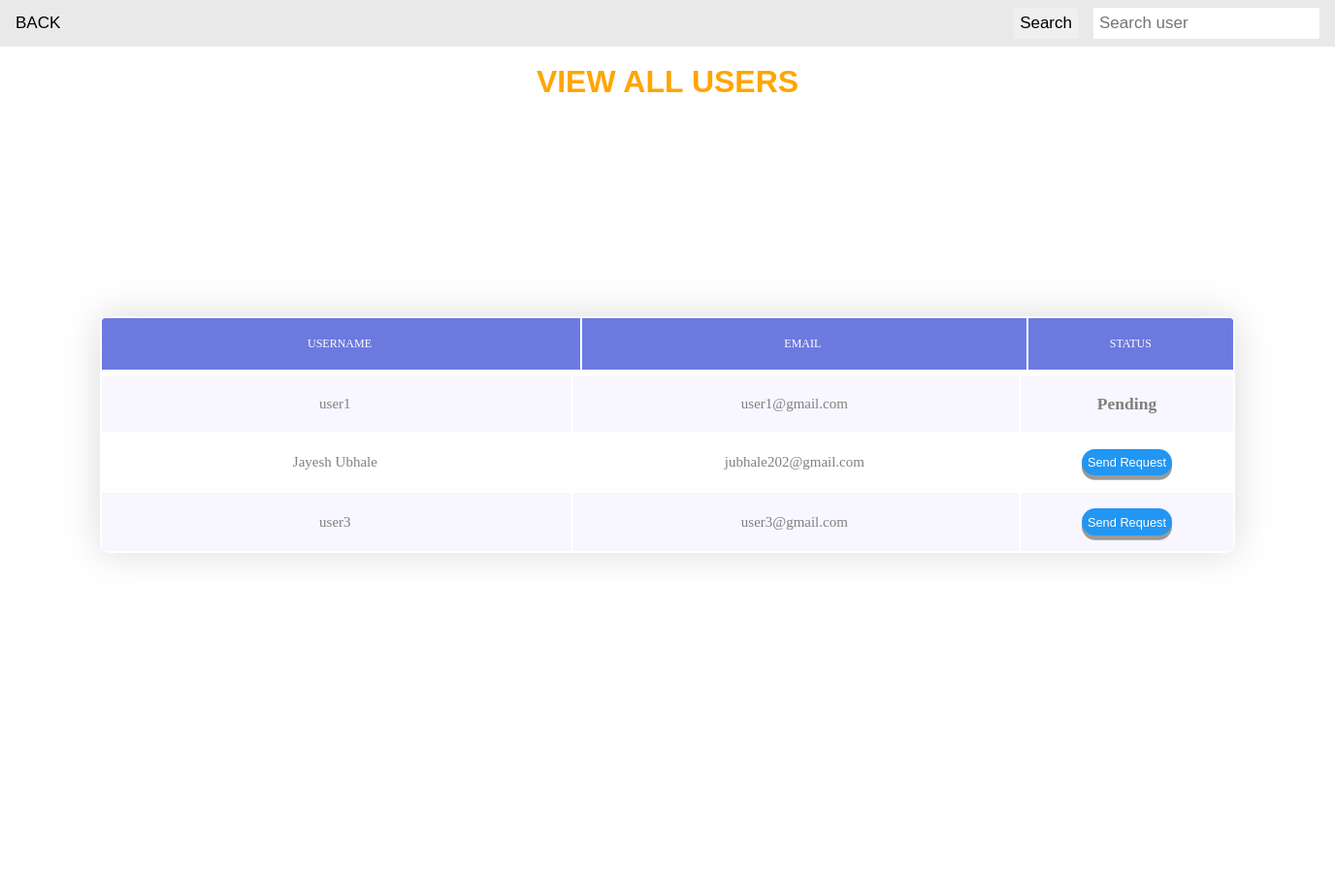
Page /user_view_users on the committed database.
### models.py (models this page shows)
class Users(Base):
    __tablename__ = 'Users'
    id = Column(Integer,primary_key=True,index=True)
    username = Column(String,unique=True)
    email = Column(String)
    password = Column(String)
    phone_number = Column(Integer)
    occupation = Column(String)
    friends = Column(String)

### routers/user.py (the view)
@router.get('view_users',response_class=HTMLResponse)
def view_user(request:Request,db:Session=Depends(get_db)):
    users_list = db.query(models.Users,models.Users_S_Req).join(models.Users_S_Req,models.Users_S_Req.uid == models.Users.id,full=True).all()
    req_list = []
    for index,user in enumerate(users_list):
        if user["Users"].id == Getset.get_uid():
            if user["Users_S_Req"]:
                req_list = user["Users_S_Req"].sent_reqs.split(',')
                if '' in req_list:
                    req_list.remove('')
                req_list = [int(i) for i in req_list]
                Getset.set_req_list(req_list)
            users_list.pop(index)
            break
    new_users_list = [l[0] for l in users_list]
    OpDB.rec_requests(db)
    return templates.TemplateResponse('searchUser.html',{'request':request,'users_list':new_users_list,'req_list':req_list,'bool':True})

### templates/searchUser.html (shortened to what this page needs)
<html>
<head>
<link rel="stylesheet" type="text/css" href="{{url_for('static',path='/css/util.css')}}">
	<link rel="stylesheet" type="text/css" href="{{url_for('static',path='/css/main.css')}}">
</head>
<body>
	<form action="user_search_users" method="get">
		<div class="topnav">
			<a href="user_menu">BACK</a>
			<input type="text" placeholder="Search user" name="search_value">
			<input type="submit" value="Search">
		</div><br>
		<h1>VIEW ALL USERS</h1>
	</form>
<div class="limiter">
		<div class="container-table100">
			<div class="wrap-table100">
				<div class="table100 ver1 m-b-110">
					<div class="table100-head">
					<table>
							<tbody >
								<tr class="row100 head">
									<th class="cell100 column3" >USERNAME</th>
									<th class="cell100 column2">EMAIL</th>
									<th class="cell100 column1">STATUS</th>
								</tr>
							</tbody>
						</table>
					</div>
                    <div class="table100-body js-pscroll">
		<table>
			<tbody style="text-align: center;">
				<form action="user_send_req" method="get">
				{% if bool %}
				{% for users in users_list %}
				<tr class="row100 head" >
					<td class="cell100 column3">{{users.username}}</td>
					<td class="cell100 column2">{{users.email}}</td>
					<td class="cell100 column1">
							{% if users.id in req_list %}
							<h3>Pending</h3>
							{% else %}
							<button type="submit" name="send_req" width="20rem" value="{{users.id}}" >Send Request</button>
							{% endif %}
						</td>
					</tr>
					{% endfor %}
				{% endif %}
			</form>
			</tbody>
		</table>
	</div>
				</div>
		</div>
	</div>
</div>
</body>
</html>

### static/css/main.css (style rules this page uses)
* { margin: 0px; padding: 0px; box-sizing: border-box; }
body, html { height: 100%; font-family: sans-serif; }
a { margin: 0px; transition: all 0.4s; -webkit-transition: all 0.4s; -o-transition: all 0.4s; -moz-transition: all 0.4s; }
h1,h2,h3,h4,h5,h6 { margin: 0px; }
input { display: block; outline: none; border: none !important; }
button { outline: none !important; border: none; background: transparent; }
.js-pscroll { position: relative; overflow: hidden; }
.limiter { width: 1366px; margin: 0 auto; }
.container-table100 { width: 100%; min-height: 100vh; background: #fff; display: -webkit-box; display: -webkit-flex; display: -moz-box; display: -ms-flexbox; display: flex; align-items: center; justify-content: center; flex-wrap: wrap; padding: 33px 30px; }
.wrap-table100 { width: 1170px; }
.table100 { background-color: #fff; }
table { width: 100%; }
th, td { font-weight: unset; padding-right: 10px; }
.column1 { width: 6%; padding-left: 10px; }
.column2 { width: 13%; padding-left: 7px; }
.column3 { width: 14%; padding-left: 7px; }
.table100-head th { padding-top: 18px; padding-bottom: 18px; }
.table100-body td { padding-top: 16px; padding-bottom: 16px; }
.table100 { position: relative; padding-top: 60px; }
.table100-head { position: absolute; width: 100%; top: 0; left: 0; }
.table100-body { max-height: 585px; overflow: auto; }
.table100.ver1 th { font-family: Lato-Bold; font-size: 12px; color: #fff; line-height: 1.4; background-color: #6c7ae0; }
.table100.ver1 td { font-family: Lato-Regular; font-size: 15px; color: #808080; line-height: 1.4; }
.table100.ver1 .table100-body tr:nth-child(even) { background-color: #f8f6ff; }
.table100.ver1 { border-radius: 10px; overflow: hidden; box-shadow: 0 0px 40px 0px rgba(0, 0, 0, 0.15); -moz-box-shadow: 0 0px 40px 0px rgba(0, 0, 0, 0.15); -webkit-box-shadow: 0 0px 40px 0px rgba(0, 0, 0, 0.15); -o-box-shadow: 0 0px 40px 0px rgba(0, 0, 0, 0.15); -ms-box-shadow: 0 0px 40px 0px rgba(0, 0, 0, 0.15); }

### templates/searchUser.html (style rules this page uses)
* { box-sizing: border-box; }
body { margin: 0; font-family: Arial, Helvetica, sans-serif; }
.topnav { overflow: hidden; background-color: #e9e9e9; }
.topnav a { float: left; display: block; color: black; text-align: center; padding: 14px 16px; text-decoration: none; font-size: 17px; }
.topnav input[type=text] { float: right; padding: 6px; margin-top: 8px; margin-right: 16px; border: none; font-size: 17px; }
.topnav input[type=submit] { float: right; padding: 6px; margin-top: 8px; margin-right: 16px; border: none; font-size: 17px; }
h1 { text-align:center; color:orange; }
button { padding: 0.4rem; font-size: 0.8rem; text-align: center; cursor: pointer; outline: none; color: #fff; background-color: #2196F3; border: none; border-radius: 1rem; box-shadow: 0 0.3rem #999; }

### rows in the picture
Users: username "user1", email "user1@gmail.com", shows "Pending"
Users: username "Jayesh Ubhale", email "jubhale202@gmail.com", {{ users.id }} 3 (drawn)
Users: username "user3", email "user3@gmail.com", {{ users.id }} 4 (drawn)
